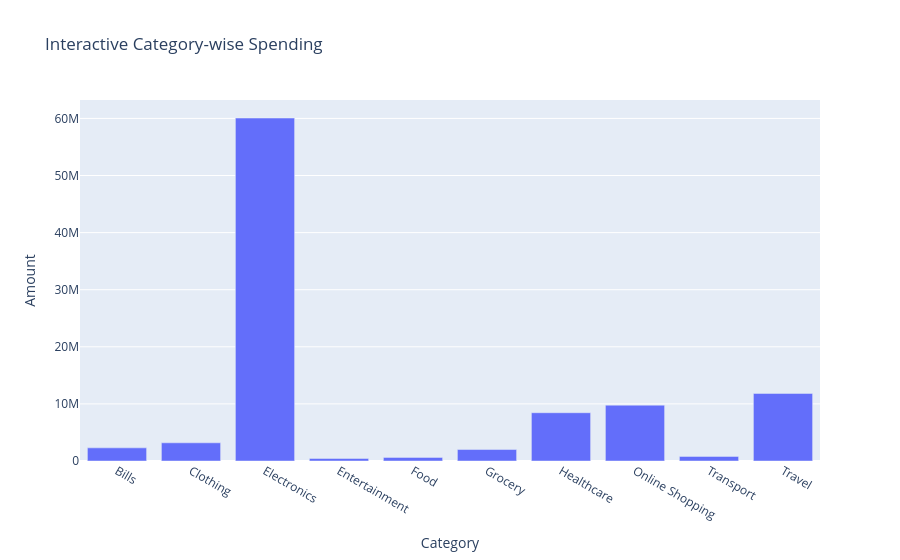

Write notebook code for a chart like this one.
### Code cell
#Interactive Plotly Visualization - create an interactive category-wise spending visualization.
fig = px.bar(
    df.groupby("Category", as_index=False)["Amount"].sum(),
    x="Category",
    y="Amount",
    title="Interactive Category-wise Spending"
)

fig.show()

### Figure 1 — Plotly figure (JSON) as saved in the notebook; plotly's stock layout.template omitted (floating-point values rounded to 4 significant figures)
{"data": [{"hovertemplate": "Category=%{x}<br>Amount=%{y}<extra></extra>", "legendgroup": "", "marker": {"color": "#636efa", "pattern": {"shape": ""}}, "name": "", "orientation": "v", "showlegend": false, "textposition": "auto", "type": "bar", "x": ["Bills", "Clothing", "Electronics", "Entertainment", "Food", "Grocery", "Healthcare", "Online Shopping", "Transport", "Travel"], "xaxis": "x", "y": [2303000.0, 3186000.0, 60060000.0, 448800.0, 633100.0, 2010000.0, 8455000.0, 9781000.0, 806400.0, 11840000.0], "yaxis": "y"}], "layout": {"barmode": "relative", "legend": {"tracegroupgap": 0}, "title": {"text": "Interactive Category-wise Spending"}, "xaxis": {"anchor": "y", "domain": [0, 1], "title": {"text": "Category"}}, "yaxis": {"anchor": "x", "domain": [0, 1], "title": {"text": "Amount"}}}}
